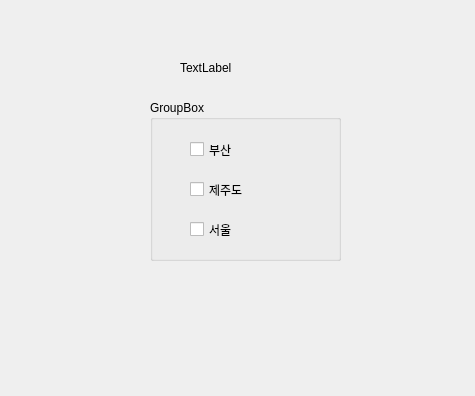
<?xml version="1.0" encoding="UTF-8"?>
<ui version="4.0">
 <class>Dialog</class>
 <widget class="QDialog" name="Dialog">
  <property name="geometry">
   <rect>
    <x>0</x>
    <y>0</y>
    <width>475</width>
    <height>396</height>
   </rect>
  </property>
  <property name="windowTitle">
   <string>Dialog</string>
  </property>
  <widget class="QGroupBox" name="groupBox">
   <property name="geometry">
    <rect>
     <x>150</x>
     <y>100</y>
     <width>191</width>
     <height>161</height>
    </rect>
   </property>
   <property name="title">
    <string>GroupBox</string>
   </property>
   <widget class="QCheckBox" name="checkBox">
    <property name="geometry">
     <rect>
      <x>40</x>
      <y>40</y>
      <width>96</width>
      <height>19</height>
     </rect>
    </property>
    <property name="text">
     <string>부산</string>
    </property>
   </widget>
   <widget class="QCheckBox" name="checkBox_2">
    <property name="geometry">
     <rect>
      <x>40</x>
      <y>80</y>
      <width>96</width>
      <height>19</height>
     </rect>
    </property>
    <property name="text">
     <string>제주도</string>
    </property>
   </widget>
   <widget class="QCheckBox" name="checkBox_3">
    <property name="geometry">
     <rect>
      <x>40</x>
      <y>120</y>
      <width>96</width>
      <height>19</height>
     </rect>
    </property>
    <property name="text">
     <string>서울</string>
    </property>
   </widget>
  </widget>
  <widget class="QLabel" name="label">
   <property name="geometry">
    <rect>
     <x>180</x>
     <y>60</y>
     <width>131</width>
     <height>16</height>
    </rect>
   </property>
   <property name="text">
    <string>TextLabel</string>
   </property>
  </widget>
 </widget>
 <resources/>
 <connections/>
</ui>
